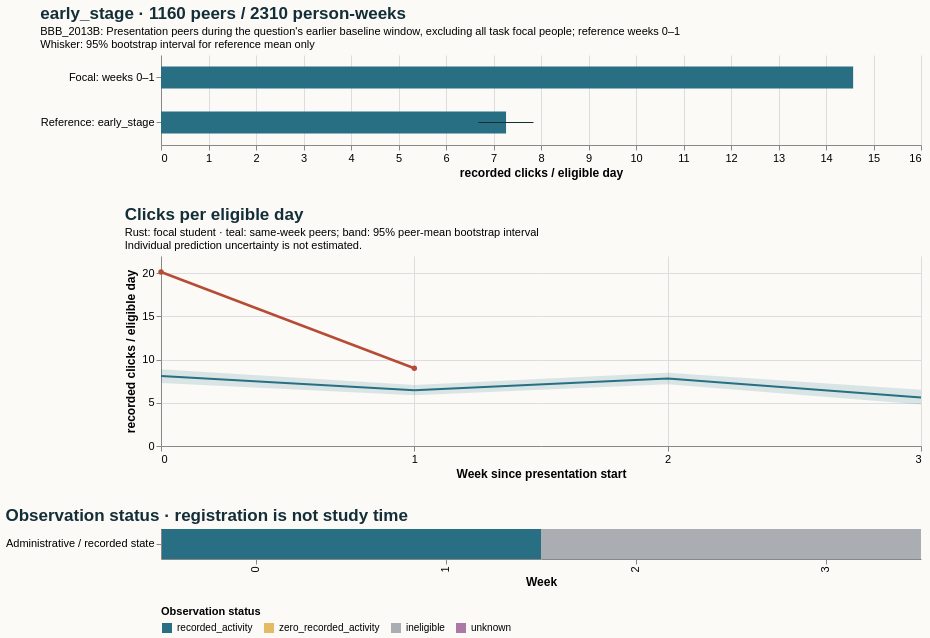

Specify this chart in Vega-Lite:
### Vega-Lite specification from a JSON file in a GitHub repository (floating-point values rounded to 4 significant figures)
{"$schema": "https://vega.github.io/schema/vega-lite/v5.20.1.json", "config": {"axis": {"labelFontSize": 11, "titleFontSize": 12}, "background": "#fbfaf7", "font": "sans-serif", "title": {"anchor": "start", "color": "#142e38", "fontSize": 17, "subtitleFontSize": 11}, "view": {"continuousHeight": 300, "continuousWidth": 300, "stroke": null}}, "datasets": {"data-8124fa4fc534978c1efa1b944d369535": [{"end_day": 6, "focal_value": 20.14, "peer_ci_high": 8.899, "peer_ci_low": 7.301, "peer_mean": 8.1, "peer_observations": 1159, "peer_people": 1159, "reference": "early_stage", "unit": "recorded clicks / eligible day", "week": 0}, {"end_day": 13, "focal_value": 9.0, "peer_ci_high": 7.053, "peer_ci_low": 5.881, "peer_mean": 6.456, "peer_observations": 1151, "peer_people": 1151, "reference": "early_stage", "unit": "recorded clicks / eligible day", "week": 1}, {"end_day": 20, "focal_value": null, "peer_ci_high": 8.472, "peer_ci_low": 7.151, "peer_mean": 7.819, "peer_observations": 1133, "peer_people": 1133, "reference": "early_stage", "unit": "recorded clicks / eligible day", "week": 2}, {"end_day": 27, "focal_value": null, "peer_ci_high": 6.513, "peer_ci_low": 4.809, "peer_mean": 5.608, "peer_observations": 1125, "peer_people": 1125, "reference": "early_stage", "unit": "recorded clicks / eligible day", "week": 3}], "data-89df5a962b53d890d94aaf8078b0d6f5": [{"hi": null, "lo": null, "series": "Focal: weeks 0–1", "value": 14.57}, {"hi": 7.842, "lo": 6.684, "series": "Reference: early_stage", "value": 7.264}], "data-d9470cf97052e907c61771c72109d155": [{"eligible_days": 7.0, "end_day": 6, "logging_completeness": "unknown", "observation_status": "recorded_activity", "row": "Administrative / recorded state", "score_status": "withheld_release_time_unknown", "start_day": 0, "value": 20.14, "week": 0}, {"eligible_days": 4.0, "end_day": 13, "logging_completeness": "unknown", "observation_status": "recorded_activity", "row": "Administrative / recorded state", "score_status": "withheld_release_time_unknown", "start_day": 7, "value": 9.0, "week": 1}, {"eligible_days": 0.0, "end_day": 20, "logging_completeness": "unknown", "observation_status": "ineligible", "row": "Administrative / recorded state", "score_status": "withheld_release_time_unknown", "start_day": 14, "value": null, "week": 2}, {"eligible_days": 0.0, "end_day": 27, "logging_completeness": "unknown", "observation_status": "ineligible", "row": "Administrative / recorded state", "score_status": "withheld_release_time_unknown", "start_day": 21, "value": null, "week": 3}]}, "resolve": {"scale": {"color": "independent"}}, "spacing": 28, "vconcat": [{"data": {"name": "data-89df5a962b53d890d94aaf8078b0d6f5"}, "height": 90, "layer": [{"encoding": {"x": {"field": "value", "scale": {"domain": [0, 15.3], "zero": true}, "title": "recorded clicks / eligible day", "type": "quantitative"}, "y": {"field": "series", "sort": null, "title": null, "type": "nominal"}}, "mark": {"color": "#286f83", "size": 22, "type": "bar"}}, {"encoding": {"x": {"field": "lo", "type": "quantitative"}, "x2": {"field": "hi"}, "y": {"field": "series", "sort": null, "title": null, "type": "nominal"}}, "mark": {"color": "#142e38", "type": "rule"}}], "title": {"subtitle": ["BBB_2013B: Presentation peers during the question's earlier baseline window, excluding all task focal people; reference weeks 0–1", "Whisker: 95% bootstrap interval for reference mean only"], "text": "early_stage · 1160 peers / 2310 person-weeks"}, "width": 760}, {"data": {"name": "data-8124fa4fc534978c1efa1b944d369535"}, "height": 190, "layer": [{"encoding": {"x": {"axis": {"tickMinStep": 1}, "field": "week", "title": "Week since presentation start", "type": "quantitative"}, "y": {"field": "peer_ci_low", "scale": {"zero": true}, "title": "recorded clicks / eligible day", "type": "quantitative"}, "y2": {"field": "peer_ci_high"}}, "mark": {"color": "#286f83", "opacity": 0.16, "type": "area"}}, {"encoding": {"tooltip": [{"field": "week", "type": "quantitative"}, {"field": "peer_mean", "type": "quantitative"}, {"field": "peer_people", "type": "quantitative"}, {"field": "peer_observations", "type": "quantitative"}], "x": {"field": "week", "type": "quantitative"}, "y": {"field": "peer_mean", "type": "quantitative"}}, "mark": {"color": "#286f83", "strokeWidth": 2, "type": "line"}}, {"encoding": {"tooltip": [{"field": "week", "type": "quantitative"}, {"field": "focal_value", "type": "quantitative"}], "x": {"field": "week", "type": "quantitative"}, "y": {"field": "focal_value", "type": "quantitative"}}, "mark": {"color": "#b64c35", "point": {"color": "#b64c35"}, "strokeWidth": 2.5, "type": "line"}}], "title": {"subtitle": ["Rust: focal student · teal: same-week peers; band: 95% peer-mean bootstrap interval", "Individual prediction uncertainty is not estimated."], "text": "Clicks per eligible day"}, "width": 760}, {"data": {"name": "data-d9470cf97052e907c61771c72109d155"}, "encoding": {"color": {"field": "observation_status", "legend": {"labelLimit": 260, "orient": "bottom"}, "scale": {"domain": ["recorded_activity", "zero_recorded_activity", "ineligible", "unknown"], "range": ["#286f83", "#e4bb64", "#aaaeb3", "#ac78a5"]}, "title": "Observation status", "type": "nominal"}, "tooltip": [{"field": "week", "type": "quantitative"}, {"field": "eligible_days", "type": "quantitative"}, {"field": "observation_status", "type": "nominal"}, {"field": "logging_completeness", "type": "nominal"}], "x": {"field": "week", "title": "Week", "type": "ordinal"}, "y": {"field": "row", "title": null, "type": "nominal"}}, "height": 30, "mark": {"type": "rect"}, "title": "Observation status · registration is not study time", "width": 760}]}
